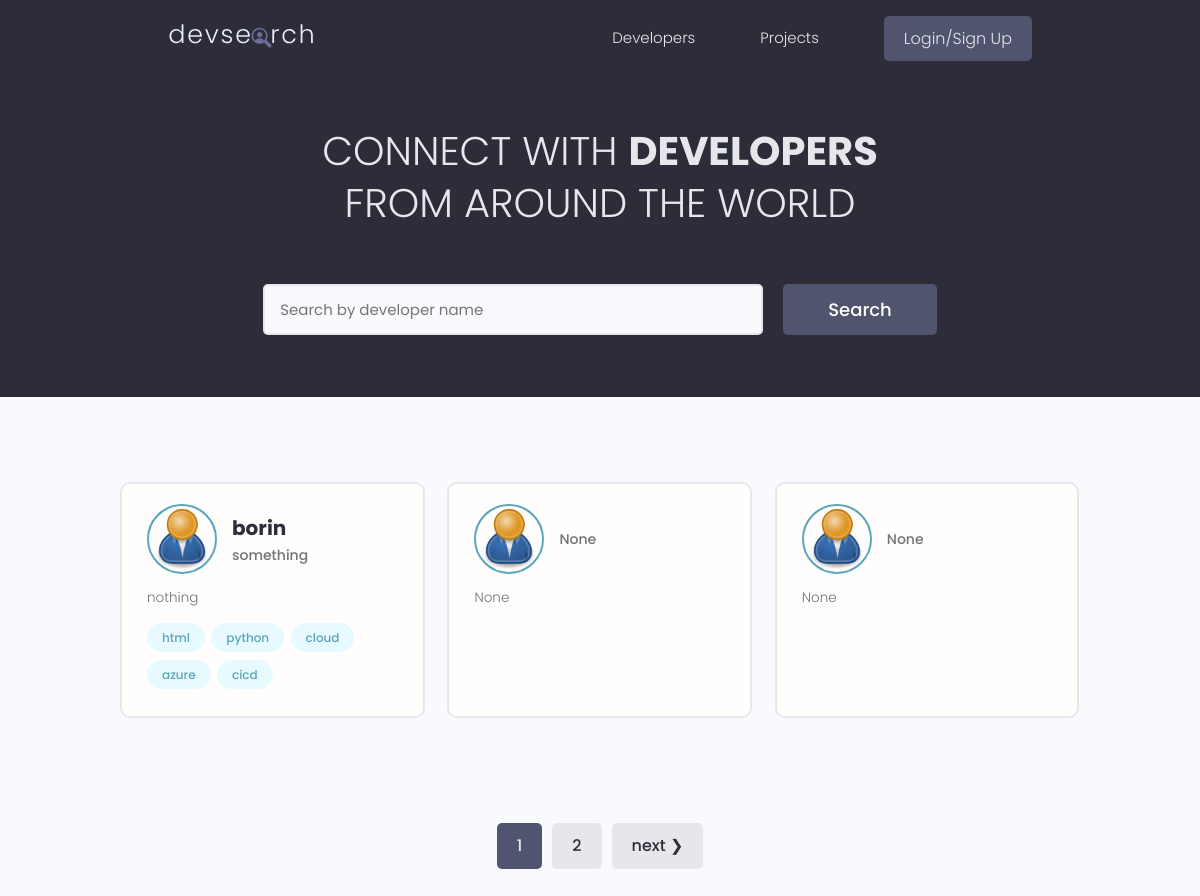
The page / on the database its author committed.
### users/models.py (models this page shows, shortened)
class Profile(models.Model):
    user = models.OneToOneField(User,on_delete=models.CASCADE,null=True,blank=True)
    name = models.CharField(max_length=200,blank=True,null=True)
    username =  models.CharField(max_length=200,blank=True,null=True)
    email = models.EmailField(max_length=500,blank=True,null=True)
    location = models.CharField(max_length=200,blank=True,null=True)
    short_intro = models.CharField(max_length=200,blank=True,null=True)
    bio = models.TextField(blank=True,null=True)
    profile_image = models.ImageField(blank=True,null=True,upload_to='profiles/',default='profiles/user-default.png')
    social_github = models.CharField(max_length=200,blank=True,null=True)
    social_twitter = models.CharField(max_length=200,blank=True,null=True)
    social_linkedin = models.CharField(max_length=200,blank=True,null=True)
    social_youtube = models.CharField(max_length=200,blank=True,null=True)
    social_website = models.CharField(max_length=200,blank=True,null=True)
    created = models.DateTimeField(auto_now_add=True)
    id = models.UUIDField( default = uuid.uuid4,unique = True,editable = False,primary_key = True)
    class Meta:
        ordering = ['created']

class Skill(models.Model):
    owner = models.ForeignKey(Profile,on_delete=models.CASCADE,null=True,blank=True)
    name = models.CharField(max_length=200,blank=True,null=True)
    description = models.TextField(null=True,blank=True)
    created = models.DateTimeField(auto_now_add=True)
    id = models.UUIDField( default = uuid.uuid4,unique = True,editable = False,primary_key = True)
    def __str__(self):
        return str(self.name)

### users/views.py (the view)
# urls.py: path('',views.profiles,name="profiles"),
def profiles(request):
    search_query = ''
    profiles,search_query = searchProfiles(request)
    custom_range,profiles = paginateProfiles(request,profiles,3)
    context = {'profiles':profiles , 'search_query':search_query, 'custom_range':custom_range}
    return render(request,'users/profiles.html',context)

### users/utils.py (called while the page is built)
def paginateProfiles(request,profiles,results):
    page = request.GET.get('page')
    paginator = Paginator(profiles,results)
    try:
        profiles = paginator.page(page)
    except PageNotAnInteger:
        page = 1
        profiles = paginator.page(page)
    except EmptyPage:
        page = paginator.num_pages
        profiles = paginator.page(page)
    leftIndex = (int(page )- 1)
    if leftIndex < 1 :
        leftIndex = 1
    rightIndex = (int(page)+ 1 )
    if rightIndex > paginator.num_pages:
        rightIndex = paginator.num_pages + 1
    custom_range = leftIndex,rightIndex
    return custom_range,profiles

def searchProfiles(request):
    search_query = ''
    if request.GET.get('search_query'):
        search_query = request.GET.get('search_query')
    skills = Skill.objects.filter(name__icontains = search_query)
    profiles = Profile.objects.distinct().filter(Q(name__icontains = search_query) |
                                      Q(short_intro__icontains= search_query) |
                                      Q(skill__in=skills)
                                      )
    return profiles,search_query

### users/templates/users/profiles.html (shortened to what this page needs)
{% extends "main.html" %}
{% block content %}
<main class="home">
    <section class="hero-section text-center">
      <div class="container container--narrow">
        <div class="hero-section__box">
          <h2>CONNECT WITH <span>DEVELOPERS</span></h2>
          <h2>FROM AROUND THE WORLD</h2>
        </div>
        <div class="hero-section__search">
          <form id="searchForm" class="form" action="{% url 'profiles' %}" method="get">
            <div class="form__field">
              <input class="input input--text" id="formInput#search" type="text" name="search_query"
                value="{{search_query}}" placeholder="Search by developer name" />
            </div>
            <input class="btn btn--sub btn--lg" type="submit" value="Search" />
          </form>
        </div>
      </div>
    </section>
    <section class="devlist">
      <div class="container">
        <div class="grid grid--three">
        {% for profile in profiles  %}
          <div class="column card">
            <div class="dev">
              <a href="{% url 'user-profile' profile.id %}" class="card__body">
                <div class="dev__profile">
                  <img class="avatar avatar--md" src="{{profile.profile_image.url}}" alt="image" />
                  <div class="dev__meta">
                    <h3>{{profile.name}}</h3>
                    <h5>{{profile.short_intro}}</h5>
                  </div>
                </div>
                <p class="dev__info">{{profile.bio|slice:"150"}}</p>
                <div class="dev__skills">
                    {% for tag in profile.skill_set.all|slice:"5" %}
                    <span class="tag tag--pill tag--main">
                      <small>{{tag}}</small>
                    </span>
                    {% endfor %}
                </div>
              </a>
            </div>
          </div>
        {% endfor %}
        </div>
      </div>
    </section>
    {% include "pagination.html"  with queryset=profiles custom_range=custom_range %}
  </main>
{% endblock content %}

### static/styles/app.css (style rules this page uses)
:root { --color-sub: #2d2d39; }
.btn--sub { background-color: var(--color-sub-light); }
.card { border: 2px solid var(--color-light); }
img { width: 100%; }
.hero-section { height: 40vh; display: flex; align-items: center; background-color: var(--color-sub); }
.hero-section__box { margin-bottom: 4rem; }
.hero-section__box > h2, .hero-section__box > h2 > span { font-size: 4rem; color: var(--color-light); line-height: 1.3; text-transform: uppercase; }
.hero-section__box > h2 { font-weight: 300; }
.hero-section__box > h2 > span { font-weight: 700; }
.hero-section__search > .form { display: flex; align-items: center; justify-content: center; gap: 2rem; }
.hero-section__search > .form input.input--text { width: 50rem; }
.devlist { margin-top: 8rem; }
.devlist .grid { align-items: stretch; }
.devlist .dev .dev__profile { display: flex; align-items: center; gap: 1.5rem; }
.devlist .dev .dev__meta h3 { color: var(--color-sub); font-size: 2rem; font-weight: 700; }
.devlist .dev .dev__meta h5 { color: var(--color-text); font-size: 1.4rem; font-weight: 500; }
.devlist .dev .dev__info { margin: 1.5rem 0; font-size: 1.35rem; line-height: 1.4; text-align: justify; }

### static/uikit/styles/modules/_variables.css (style rules this page uses)
:root { --color-main: #5aa5b9; --color-main-light: #e6faff; --color-sub: #3f4156; --color-sub-light: #51546e; --color-sub-lighter: #ededfd; --color-text: #737373; --color-gray: #8b8b8b; --color-light: #e5e7eb; --color-light-gray: #767676; --color-bg: #f8fafd; --color-white: #fffefd; --color-white-light: #f3f3f3; --color-success: #359e64; --color-success-bg: #def8e8; --color-error: #fc4b0b; --color-error-bg: #fff2ee; --font-base: 'Poppins', arial, helvetica, 'Segoe UI', roboto, ubuntu, sans-serif; --font-monospace: 'Fira Code', 'Courier New', courier, monospace; --font-regular: 300; --font-medium: 500; --font-bold: 700; --generic-shadow: 1px 1px 5px #00000010; --generic-transition: all 0.3s ease-in-out; }

### static/uikit/styles/modules/_base.css (style rules this page uses)
* { margin: 0; padding: 0; box-sizing: border-box; text-rendering: optimizeLegibility; color: inherit; font-size: inherit; }
html { font-size: 50%; }
@media only screen and (min-width: 480px) { html { font-size: 56.25%; } }
@media only screen and (min-width: 1200px) { html { font-size: 62.5%; } }
body { line-height: 1.6; font-weight: 400; font-size: 1.5rem; color: var(--color-text); background-color: var(--color-bg); min-height: 100vh; }

### static/uikit/styles/modules/_typography.css (style rules this page uses)
* { font-family: var(--font-base); }
h2 { font-size: 3.6rem; font-weight: var(--font-bold); }
h3 { font-size: 3.2rem; font-weight: var(--font-medium); }
h5 { font-size: 2.4rem; font-weight: var(--font-medium); }
h5, h6 { font-weight: var(--font-regular); }
p, span, strong { font-size: 1.6rem; color: var(--color-text); font-weight: var(--font-regular); }
a { padding-bottom: 2px; text-decoration: none; display: inline-block; color: var(--color-main); font-weight: var(--font-medium); }

### static/uikit/styles/modules/_utilities.css (style rules this page uses)
.container { width: 92%; max-width: 165rem; margin: 0 auto; box-sizing: border-box; }
.container--narrow { width: 92%; max-width: 120rem; }
@media screen and (min-width: 1000px) { .container { width: 90%; } }
@media screen and (min-width: 1000px) { .container--narrow { width: 85%; } }
@media screen and (min-width: 1200px) { .container { width: 80%; } }
@media screen and (min-width: 1200px) { .container--narrow { width: 72%; } }
.text-center { text-align: center; }

### static/uikit/styles/modules/_avatar.css (style rules this page uses)
.avatar { border-radius: 50%; border: 2px solid var(--color-main); object-fit: cover; }
.avatar--md { height: 7rem; width: 7rem; }

### static/uikit/styles/modules/_button.css (style rules this page uses)
.btn { display: inline-block; position: relative; cursor: pointer; background-color: var(--color-light); font-weight: var(--font-medium); color: var(--color-sub); text-decoration: none; padding: 1rem 2rem; border-radius: 0.5rem; border: none; width: -webkit-fit-content; width: -moz-fit-content; width: fit-content; height: -webkit-fit-content; height: -moz-fit-content; height: fit-content; font-size: 1.6rem; outline-width: 0; outline-color: transparent; -webkit-backface-visibility: hidden; backface-visibility: hidden; transition: all 0.3s ease-in-out; }
.btn--sub { background-color: var(--color-sub); color: var(--color-white); }
.btn--lg { font-size: 1.8rem; padding: 1.2rem 4.5rem; }

### static/uikit/styles/modules/_card.css (style rules this page uses)
.card { border-radius: 1rem; background-color: var(--color-white); border: 1.5px solid var(--color-light); width: auto; height: auto; margin-top: 0.5rem; margin-bottom: 0.5rem; overflow: hidden; }
.card__body, .card__header { padding: 2rem 2.5rem; }

### rows shown on the page
Profile: profile_image (placeholder picture), name "borin", short_intro "something", bio "nothing"
Skill: name "html"
Skill: name "python"
Skill: name "cloud"
Skill: name "azure"
Skill: name "cicd"
Profile: profile_image (placeholder picture), short_intro "None", bio "None"
Profile: profile_image (placeholder picture), short_intro "None", bio "None"

### other values the page prints
{{ page }} "1"
{{ page }} "2"
